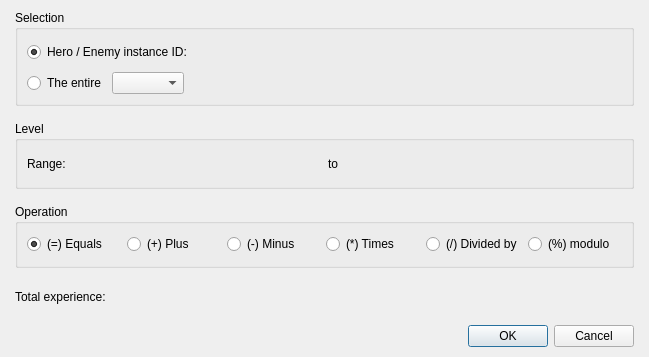
<?xml version="1.0" encoding="UTF-8"?>
<ui version="4.0">
 <class>DialogCommandChangeExperienceCurve</class>
 <widget class="QDialog" name="DialogCommandChangeExperienceCurve">
  <property name="geometry">
   <rect>
    <x>0</x>
    <y>0</y>
    <width>649</width>
    <height>357</height>
   </rect>
  </property>
  <property name="windowTitle">
   <string>Dialog</string>
  </property>
  <layout class="QGridLayout" name="gridLayout_5">
   <property name="leftMargin">
    <number>15</number>
   </property>
   <property name="topMargin">
    <number>10</number>
   </property>
   <property name="rightMargin">
    <number>15</number>
   </property>
   <property name="bottomMargin">
    <number>10</number>
   </property>
   <item row="0" column="0">
    <layout class="QVBoxLayout" name="verticalLayout_2" stretch="1,0">
     <property name="spacing">
      <number>15</number>
     </property>
     <item>
      <layout class="QVBoxLayout" name="verticalLayout">
       <item>
        <widget class="QGroupBox" name="groupBoxSelection">
         <property name="title">
          <string>Selection</string>
         </property>
         <layout class="QGridLayout" name="gridLayout_2">
          <item row="0" column="0">
           <layout class="QGridLayout" name="gridLayout">
            <item row="0" column="0" colspan="3">
             <widget class="QRadioButton" name="radioButtonHeroEnemyInstanceID">
              <property name="text">
               <string>Hero / Enemy instance ID:</string>
              </property>
              <property name="checked">
               <bool>true</bool>
              </property>
             </widget>
            </item>
            <item row="0" column="3">
             <widget class="PanelPrimitiveValue" name="panelPrimitiveHeroEnemyInstanceID" native="true">
              <property name="minimumSize">
               <size>
                <width>250</width>
                <height>27</height>
               </size>
              </property>
              <property name="maximumSize">
               <size>
                <width>250</width>
                <height>27</height>
               </size>
              </property>
             </widget>
            </item>
            <item row="0" column="4">
             <spacer name="horizontalSpacer_2">
              <property name="orientation">
               <enum>Qt::Horizontal</enum>
              </property>
              <property name="sizeHint" stdset="0">
               <size>
                <width>13</width>
                <height>20</height>
               </size>
              </property>
             </spacer>
            </item>
            <item row="1" column="0">
             <widget class="QRadioButton" name="radioButtonEntire">
              <property name="text">
               <string>The entire</string>
              </property>
             </widget>
            </item>
            <item row="1" column="1">
             <widget class="QComboBox" name="comboBoxTeam"/>
            </item>
            <item row="1" column="2" colspan="3">
             <spacer name="horizontalSpacer_3">
              <property name="orientation">
               <enum>Qt::Horizontal</enum>
              </property>
              <property name="sizeHint" stdset="0">
               <size>
                <width>298</width>
                <height>20</height>
               </size>
              </property>
             </spacer>
            </item>
           </layout>
          </item>
         </layout>
        </widget>
       </item>
       <item>
        <widget class="QGroupBox" name="groupBoxLevel">
         <property name="title">
          <string>Level</string>
         </property>
         <layout class="QGridLayout" name="gridLayout_4">
          <item row="0" column="0">
           <layout class="QHBoxLayout" name="horizontalLayout_3" stretch="0,0,0,0,1">
            <item>
             <widget class="QLabel" name="labelRange">
              <property name="text">
               <string>Range:</string>
              </property>
             </widget>
            </item>
            <item>
             <widget class="PanelPrimitiveValue" name="panelPrimitiveRange" native="true">
              <property name="minimumSize">
               <size>
                <width>250</width>
                <height>27</height>
               </size>
              </property>
              <property name="maximumSize">
               <size>
                <width>250</width>
                <height>27</height>
               </size>
              </property>
             </widget>
            </item>
            <item>
             <widget class="QLabel" name="labelRangeTo">
              <property name="enabled">
               <bool>true</bool>
              </property>
              <property name="text">
               <string>to</string>
              </property>
             </widget>
            </item>
            <item>
             <widget class="PanelPrimitiveValue" name="panelPrimitiveRangeTo" native="true">
              <property name="minimumSize">
               <size>
                <width>250</width>
                <height>27</height>
               </size>
              </property>
              <property name="maximumSize">
               <size>
                <width>250</width>
                <height>27</height>
               </size>
              </property>
             </widget>
            </item>
            <item>
             <spacer name="horizontalSpacer">
              <property name="orientation">
               <enum>Qt::Horizontal</enum>
              </property>
              <property name="sizeHint" stdset="0">
               <size>
                <width>13</width>
                <height>20</height>
               </size>
              </property>
             </spacer>
            </item>
           </layout>
          </item>
         </layout>
        </widget>
       </item>
       <item>
        <widget class="QGroupBox" name="groupBoxOperation">
         <property name="title">
          <string>Operation</string>
         </property>
         <layout class="QGridLayout" name="gridLayout_3">
          <item row="0" column="0">
           <layout class="QHBoxLayout" name="horizontalLayout">
            <item>
             <widget class="QRadioButton" name="radioButtonEquals">
              <property name="text">
               <string>(=) Equals</string>
              </property>
              <property name="checked">
               <bool>true</bool>
              </property>
             </widget>
            </item>
            <item>
             <widget class="QRadioButton" name="radioButtonPlus">
              <property name="text">
               <string>(+) Plus</string>
              </property>
             </widget>
            </item>
            <item>
             <widget class="QRadioButton" name="radioButtonMinus">
              <property name="text">
               <string>(-) Minus</string>
              </property>
             </widget>
            </item>
            <item>
             <widget class="QRadioButton" name="radioButtonTimes">
              <property name="text">
               <string>(*) Times</string>
              </property>
             </widget>
            </item>
            <item>
             <widget class="QRadioButton" name="radioButtonDivided">
              <property name="text">
               <string>(/) Divided by</string>
              </property>
             </widget>
            </item>
            <item>
             <widget class="QRadioButton" name="radioButtonModulo">
              <property name="text">
               <string>(%) modulo</string>
              </property>
             </widget>
            </item>
           </layout>
          </item>
         </layout>
        </widget>
       </item>
       <item>
        <layout class="QHBoxLayout" name="horizontalLayout_2" stretch="0,0,1">
         <item>
          <widget class="QLabel" name="labelTotalExperience">
           <property name="text">
            <string>Total experience:</string>
           </property>
          </widget>
         </item>
         <item>
          <widget class="PanelPrimitiveValue" name="panelPrimitiveTotalExperience" native="true">
           <property name="minimumSize">
            <size>
             <width>250</width>
             <height>27</height>
            </size>
           </property>
           <property name="maximumSize">
            <size>
             <width>250</width>
             <height>27</height>
            </size>
           </property>
          </widget>
         </item>
         <item>
          <spacer name="horizontalSpacer_4">
           <property name="orientation">
            <enum>Qt::Horizontal</enum>
           </property>
           <property name="sizeHint" stdset="0">
            <size>
             <width>40</width>
             <height>20</height>
            </size>
           </property>
          </spacer>
         </item>
        </layout>
       </item>
      </layout>
     </item>
     <item>
      <widget class="QDialogButtonBox" name="buttonBox">
       <property name="orientation">
        <enum>Qt::Horizontal</enum>
       </property>
       <property name="standardButtons">
        <set>QDialogButtonBox::Cancel|QDialogButtonBox::Ok</set>
       </property>
      </widget>
     </item>
    </layout>
   </item>
  </layout>
 </widget>
 <customwidgets>
  <customwidget>
   <class>PanelPrimitiveValue</class>
   <extends>QWidget</extends>
   <header>panelprimitivevalue.h</header>
   <container>1</container>
  </customwidget>
 </customwidgets>
 <resources/>
 <connections>
  <connection>
   <sender>buttonBox</sender>
   <signal>accepted()</signal>
   <receiver>DialogCommandChangeExperienceCurve</receiver>
   <slot>accept()</slot>
   <hints>
    <hint type="sourcelabel">
     <x>248</x>
     <y>254</y>
    </hint>
    <hint type="destinationlabel">
     <x>157</x>
     <y>274</y>
    </hint>
   </hints>
  </connection>
  <connection>
   <sender>buttonBox</sender>
   <signal>rejected()</signal>
   <receiver>DialogCommandChangeExperienceCurve</receiver>
   <slot>reject()</slot>
   <hints>
    <hint type="sourcelabel">
     <x>316</x>
     <y>260</y>
    </hint>
    <hint type="destinationlabel">
     <x>286</x>
     <y>274</y>
    </hint>
   </hints>
  </connection>
 </connections>
</ui>
